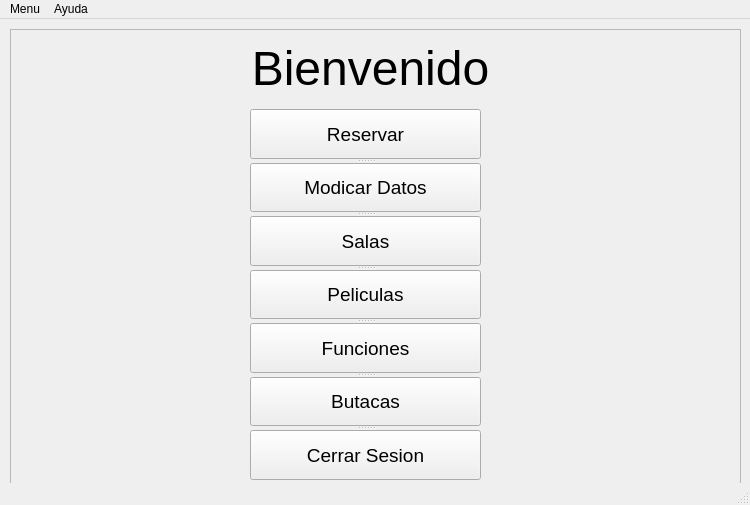
<?xml version="1.0" encoding="UTF-8"?>
<ui version="4.0">
 <class>vPrincipal</class>
 <widget class="QMainWindow" name="vPrincipal">
  <property name="geometry">
   <rect>
    <x>0</x>
    <y>0</y>
    <width>750</width>
    <height>505</height>
   </rect>
  </property>
  <property name="sizePolicy">
   <sizepolicy hsizetype="Preferred" vsizetype="Preferred">
    <horstretch>0</horstretch>
    <verstretch>0</verstretch>
   </sizepolicy>
  </property>
  <property name="maximumSize">
   <size>
    <width>750</width>
    <height>505</height>
   </size>
  </property>
  <property name="windowTitle">
   <string>Cinemar - Inicio</string>
  </property>
  <widget class="QWidget" name="centralwidget">
   <widget class="QFrame" name="frame">
    <property name="geometry">
     <rect>
      <x>10</x>
      <y>10</y>
      <width>731</width>
      <height>461</height>
     </rect>
    </property>
    <property name="frameShape">
     <enum>QFrame::StyledPanel</enum>
    </property>
    <property name="frameShadow">
     <enum>QFrame::Raised</enum>
    </property>
    <widget class="QLabel" name="lblBienvenida">
     <property name="geometry">
      <rect>
       <x>0</x>
       <y>10</y>
       <width>721</width>
       <height>58</height>
      </rect>
     </property>
     <property name="font">
      <font>
       <pointsize>36</pointsize>
      </font>
     </property>
     <property name="text">
      <string>Bienvenido</string>
     </property>
     <property name="scaledContents">
      <bool>false</bool>
     </property>
     <property name="alignment">
      <set>Qt::AlignCenter</set>
     </property>
     <property name="wordWrap">
      <bool>false</bool>
     </property>
    </widget>
    <widget class="QSplitter" name="splitter">
     <property name="geometry">
      <rect>
       <x>240</x>
       <y>80</y>
       <width>231</width>
       <height>371</height>
      </rect>
     </property>
     <property name="orientation">
      <enum>Qt::Vertical</enum>
     </property>
     <widget class="QPushButton" name="btnReserva">
      <property name="font">
       <font>
        <pointsize>14</pointsize>
       </font>
      </property>
      <property name="text">
       <string>Reservar</string>
      </property>
     </widget>
     <widget class="QPushButton" name="btnModificar">
      <property name="font">
       <font>
        <pointsize>14</pointsize>
       </font>
      </property>
      <property name="text">
       <string>Modicar Datos</string>
      </property>
     </widget>
     <widget class="QPushButton" name="btnSala">
      <property name="font">
       <font>
        <pointsize>14</pointsize>
       </font>
      </property>
      <property name="text">
       <string>Salas</string>
      </property>
     </widget>
     <widget class="QPushButton" name="btnPelicula">
      <property name="font">
       <font>
        <pointsize>14</pointsize>
       </font>
      </property>
      <property name="text">
       <string>Peliculas</string>
      </property>
     </widget>
     <widget class="QPushButton" name="btnFuncion">
      <property name="font">
       <font>
        <pointsize>14</pointsize>
       </font>
      </property>
      <property name="text">
       <string>Funciones</string>
      </property>
     </widget>
     <widget class="QPushButton" name="btnButaca">
      <property name="font">
       <font>
        <pointsize>14</pointsize>
       </font>
      </property>
      <property name="text">
       <string>Butacas</string>
      </property>
     </widget>
     <widget class="QPushButton" name="btnLogout">
      <property name="font">
       <font>
        <pointsize>14</pointsize>
       </font>
      </property>
      <property name="text">
       <string>Cerrar Sesion</string>
      </property>
     </widget>
    </widget>
   </widget>
  </widget>
  <widget class="QMenuBar" name="mneMenu">
   <property name="geometry">
    <rect>
     <x>0</x>
     <y>0</y>
     <width>750</width>
     <height>21</height>
    </rect>
   </property>
   <widget class="QMenu" name="menuMenu">
    <property name="title">
     <string>Menu</string>
    </property>
    <addaction name="actionSalir"/>
   </widget>
   <widget class="QMenu" name="menuAyuda">
    <property name="title">
     <string>Ayuda</string>
    </property>
    <addaction name="actionAcerca_de"/>
   </widget>
   <addaction name="menuMenu"/>
   <addaction name="menuAyuda"/>
  </widget>
  <widget class="QStatusBar" name="statusbar"/>
  <action name="actionAcerca_de">
   <property name="text">
    <string>Acerca de...</string>
   </property>
  </action>
  <action name="actionSalir">
   <property name="text">
    <string>Salir</string>
   </property>
  </action>
 </widget>
 <resources/>
 <connections/>
</ui>
